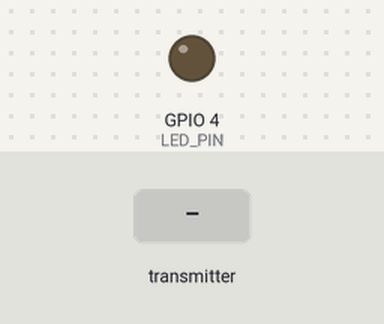
A sketch run on a simulated ESP32. Shown: output pins drawn as LEDs (lit = HIGH). The test bench sets the inputs (shaded band). What the sketch prints to the serial monitor is not drawn.

Above: at 1.2 s.
1.3 s: the transmitter starts sending ledStatus = 1
At 2.3 s:
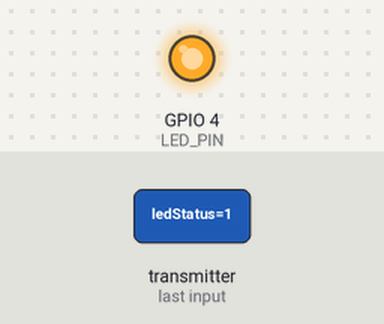
2.8 s: the transmitter starts sending ledStatus = 0
At 3.4 s:
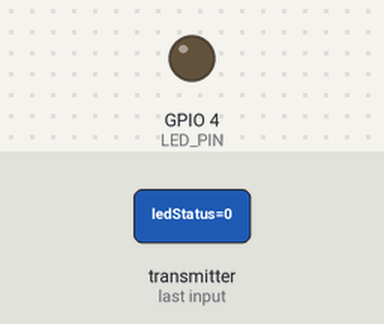
Timing chart, 0 to 5.8 s (numbered marks = the images above; inputs shaded):
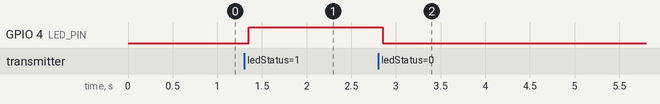

Measured:
- after the input at 1.3 s, GPIO 4 (LED_PIN): LOW → HIGH after 0.05 s
- after the input at 2.8 s, GPIO 4 (LED_PIN): HIGH → LOW after 0.05 s

The sketch:

thu.ino
```cpp
#include <esp_now.h>
#include <WiFi.h>

// Chân LED trên S3 (Sửa lại nếu cần)
#define LED_PIN 4

// Cấu trúc dữ liệu (Phải khớp 100% với bên C3)
typedef struct struct_message {
  bool ledStatus;
} struct_message;

struct_message myData;

// Hàm nhận dữ liệu (Viết cho bản Core 2.0.17)
void OnDataRecv(const uint8_t * mac, const uint8_t *incomingData, int len) {
  // Kiểm tra kích thước dữ liệu
  if (len != sizeof(myData)) {
    Serial.println("Lỗi: Sai cấu trúc dữ liệu!");
    return;
  }

  memcpy(&myData, incomingData, sizeof(myData));

  Serial.print("Đã nhận lệnh: ");
  if (myData.ledStatus) {
    Serial.println("BẬT");
    digitalWrite(LED_PIN, HIGH);
  } else {
    Serial.println("TẮT");
    digitalWrite(LED_PIN, LOW);
  }
}

void setup() {
  Serial.begin(115200);
  pinMode(LED_PIN, OUTPUT);

  WiFi.mode(WIFI_STA);

  if (esp_now_init() != ESP_OK) {
    Serial.println("Lỗi khởi tạo ESP-NOW");
    return;
  }

  // Đăng ký hàm nhận
  esp_now_register_recv_cb(OnDataRecv);

  Serial.println("S3 Đang chờ dữ liệu...");
  Serial.print("MAC Address cua S3: ");
  Serial.println(WiFi.macAddress()); // In MAC ra để bạn kiểm tra
}

void loop() {}
```
